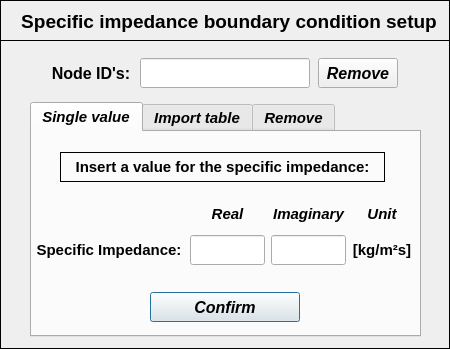
<?xml version="1.0" encoding="UTF-8"?>
<ui version="4.0">
 <class>Dialog</class>
 <widget class="QDialog" name="Dialog">
  <property name="windowModality">
   <enum>Qt::NonModal</enum>
  </property>
  <property name="geometry">
   <rect>
    <x>0</x>
    <y>0</y>
    <width>450</width>
    <height>349</height>
   </rect>
  </property>
  <property name="sizePolicy">
   <sizepolicy hsizetype="Fixed" vsizetype="Fixed">
    <horstretch>0</horstretch>
    <verstretch>0</verstretch>
   </sizepolicy>
  </property>
  <property name="minimumSize">
   <size>
    <width>450</width>
    <height>349</height>
   </size>
  </property>
  <property name="maximumSize">
   <size>
    <width>450</width>
    <height>350</height>
   </size>
  </property>
  <property name="contextMenuPolicy">
   <enum>Qt::DefaultContextMenu</enum>
  </property>
  <property name="windowTitle">
   <string> Set: specific impedance</string>
  </property>
  <property name="windowIcon">
   <iconset>
    <normaloff>../../../../../../Downloads/load - Copia.png</normaloff>../../../../../../Downloads/load - Copia.png</iconset>
  </property>
  <property name="whatsThis">
   <string/>
  </property>
  <widget class="QFrame" name="frame">
   <property name="geometry">
    <rect>
     <x>0</x>
     <y>0</y>
     <width>450</width>
     <height>41</height>
    </rect>
   </property>
   <property name="minimumSize">
    <size>
     <width>450</width>
     <height>0</height>
    </size>
   </property>
   <property name="maximumSize">
    <size>
     <width>450</width>
     <height>16777215</height>
    </size>
   </property>
   <property name="frameShape">
    <enum>QFrame::Box</enum>
   </property>
   <property name="frameShadow">
    <enum>QFrame::Plain</enum>
   </property>
   <property name="lineWidth">
    <number>1</number>
   </property>
   <widget class="QLabel" name="label">
    <property name="geometry">
     <rect>
      <x>4</x>
      <y>6</y>
      <width>450</width>
      <height>30</height>
     </rect>
    </property>
    <property name="minimumSize">
     <size>
      <width>450</width>
      <height>30</height>
     </size>
    </property>
    <property name="maximumSize">
     <size>
      <width>450</width>
      <height>30</height>
     </size>
    </property>
    <property name="font">
     <font>
      <family>Arial</family>
      <pointsize>14</pointsize>
      <weight>75</weight>
      <italic>false</italic>
      <bold>true</bold>
     </font>
    </property>
    <property name="text">
     <string>Specific impedance boundary condition setup</string>
    </property>
    <property name="textFormat">
     <enum>Qt::AutoText</enum>
    </property>
    <property name="alignment">
     <set>Qt::AlignCenter</set>
    </property>
   </widget>
  </widget>
  <widget class="QFrame" name="frame_2">
   <property name="geometry">
    <rect>
     <x>0</x>
     <y>40</y>
     <width>450</width>
     <height>309</height>
    </rect>
   </property>
   <property name="minimumSize">
    <size>
     <width>450</width>
     <height>0</height>
    </size>
   </property>
   <property name="maximumSize">
    <size>
     <width>450</width>
     <height>16777215</height>
    </size>
   </property>
   <property name="sizeIncrement">
    <size>
     <width>0</width>
     <height>0</height>
    </size>
   </property>
   <property name="frameShape">
    <enum>QFrame::Box</enum>
   </property>
   <property name="frameShadow">
    <enum>QFrame::Plain</enum>
   </property>
   <widget class="QTabWidget" name="tabWidget_specific_impedance">
    <property name="geometry">
     <rect>
      <x>30</x>
      <y>62</y>
      <width>391</width>
      <height>235</height>
     </rect>
    </property>
    <property name="minimumSize">
     <size>
      <width>391</width>
      <height>235</height>
     </size>
    </property>
    <property name="maximumSize">
     <size>
      <width>391</width>
      <height>235</height>
     </size>
    </property>
    <property name="font">
     <font>
      <family>Arial</family>
      <pointsize>11</pointsize>
      <weight>75</weight>
      <italic>true</italic>
      <bold>true</bold>
     </font>
    </property>
    <property name="currentIndex">
     <number>0</number>
    </property>
    <widget class="QWidget" name="tab_single_values">
     <attribute name="title">
      <string>Single value</string>
     </attribute>
     <widget class="QPushButton" name="pushButton_single_values_confirm">
      <property name="geometry">
       <rect>
        <x>118</x>
        <y>160</y>
        <width>150</width>
        <height>30</height>
       </rect>
      </property>
      <property name="minimumSize">
       <size>
        <width>150</width>
        <height>30</height>
       </size>
      </property>
      <property name="maximumSize">
       <size>
        <width>150</width>
        <height>30</height>
       </size>
      </property>
      <property name="font">
       <font>
        <family>Arial</family>
        <pointsize>12</pointsize>
        <weight>75</weight>
        <italic>true</italic>
        <bold>true</bold>
       </font>
      </property>
      <property name="text">
       <string>Confirm</string>
      </property>
     </widget>
     <widget class="QWidget" name="gridLayoutWidget">
      <property name="geometry">
       <rect>
        <x>2</x>
        <y>66</y>
        <width>378</width>
        <height>71</height>
       </rect>
      </property>
      <layout class="QGridLayout" name="gridLayout">
       <item row="1" column="2" alignment="Qt::AlignHCenter">
        <widget class="QLineEdit" name="lineEdit_specific_impedance_imag">
         <property name="minimumSize">
          <size>
           <width>75</width>
           <height>30</height>
          </size>
         </property>
         <property name="maximumSize">
          <size>
           <width>75</width>
           <height>30</height>
          </size>
         </property>
         <property name="font">
          <font>
           <family>Arial</family>
           <pointsize>11</pointsize>
           <weight>75</weight>
           <italic>true</italic>
           <bold>true</bold>
          </font>
         </property>
         <property name="styleSheet">
          <string notr="true">color: rgb(255, 0, 0);</string>
         </property>
         <property name="text">
          <string/>
         </property>
         <property name="alignment">
          <set>Qt::AlignCenter</set>
         </property>
        </widget>
       </item>
       <item row="1" column="1" alignment="Qt::AlignHCenter">
        <widget class="QLineEdit" name="lineEdit_specific_impedance_real">
         <property name="minimumSize">
          <size>
           <width>75</width>
           <height>30</height>
          </size>
         </property>
         <property name="maximumSize">
          <size>
           <width>75</width>
           <height>30</height>
          </size>
         </property>
         <property name="font">
          <font>
           <family>Arial</family>
           <pointsize>11</pointsize>
           <weight>75</weight>
           <italic>true</italic>
           <bold>true</bold>
          </font>
         </property>
         <property name="styleSheet">
          <string notr="true">color: rgb(255, 0, 0);</string>
         </property>
         <property name="text">
          <string/>
         </property>
         <property name="alignment">
          <set>Qt::AlignCenter</set>
         </property>
        </widget>
       </item>
       <item row="1" column="3">
        <widget class="QLabel" name="label_13">
         <property name="minimumSize">
          <size>
           <width>60</width>
           <height>30</height>
          </size>
         </property>
         <property name="maximumSize">
          <size>
           <width>60</width>
           <height>30</height>
          </size>
         </property>
         <property name="font">
          <font>
           <family>Arial</family>
           <pointsize>11</pointsize>
           <italic>false</italic>
          </font>
         </property>
         <property name="text">
          <string>[kg/m²s]</string>
         </property>
         <property name="alignment">
          <set>Qt::AlignCenter</set>
         </property>
        </widget>
       </item>
       <item row="0" column="3">
        <widget class="QLabel" name="label_5">
         <property name="minimumSize">
          <size>
           <width>60</width>
           <height>25</height>
          </size>
         </property>
         <property name="maximumSize">
          <size>
           <width>60</width>
           <height>25</height>
          </size>
         </property>
         <property name="font">
          <font>
           <family>Arial</family>
           <pointsize>11</pointsize>
           <weight>75</weight>
           <italic>true</italic>
           <bold>true</bold>
          </font>
         </property>
         <property name="frameShape">
          <enum>QFrame::NoFrame</enum>
         </property>
         <property name="frameShadow">
          <enum>QFrame::Raised</enum>
         </property>
         <property name="text">
          <string>Unit</string>
         </property>
         <property name="alignment">
          <set>Qt::AlignCenter</set>
         </property>
        </widget>
       </item>
       <item row="0" column="2">
        <widget class="QLabel" name="label_8">
         <property name="minimumSize">
          <size>
           <width>75</width>
           <height>25</height>
          </size>
         </property>
         <property name="maximumSize">
          <size>
           <width>75</width>
           <height>25</height>
          </size>
         </property>
         <property name="font">
          <font>
           <family>Arial</family>
           <pointsize>11</pointsize>
           <weight>75</weight>
           <italic>true</italic>
           <bold>true</bold>
          </font>
         </property>
         <property name="frameShape">
          <enum>QFrame::NoFrame</enum>
         </property>
         <property name="frameShadow">
          <enum>QFrame::Raised</enum>
         </property>
         <property name="text">
          <string>Imaginary</string>
         </property>
         <property name="alignment">
          <set>Qt::AlignCenter</set>
         </property>
        </widget>
       </item>
       <item row="0" column="1">
        <widget class="QLabel" name="label_7">
         <property name="minimumSize">
          <size>
           <width>75</width>
           <height>25</height>
          </size>
         </property>
         <property name="maximumSize">
          <size>
           <width>75</width>
           <height>25</height>
          </size>
         </property>
         <property name="font">
          <font>
           <family>Arial</family>
           <pointsize>11</pointsize>
           <weight>75</weight>
           <italic>true</italic>
           <bold>true</bold>
          </font>
         </property>
         <property name="frameShape">
          <enum>QFrame::NoFrame</enum>
         </property>
         <property name="frameShadow">
          <enum>QFrame::Raised</enum>
         </property>
         <property name="text">
          <string>Real</string>
         </property>
         <property name="alignment">
          <set>Qt::AlignCenter</set>
         </property>
        </widget>
       </item>
       <item row="1" column="0">
        <widget class="QLabel" name="label_6">
         <property name="enabled">
          <bool>true</bool>
         </property>
         <property name="minimumSize">
          <size>
           <width>148</width>
           <height>30</height>
          </size>
         </property>
         <property name="maximumSize">
          <size>
           <width>16777215</width>
           <height>30</height>
          </size>
         </property>
         <property name="font">
          <font>
           <family>Arial</family>
           <pointsize>11</pointsize>
           <italic>false</italic>
          </font>
         </property>
         <property name="text">
          <string>Specific Impedance:</string>
         </property>
         <property name="alignment">
          <set>Qt::AlignCenter</set>
         </property>
        </widget>
       </item>
      </layout>
     </widget>
     <widget class="QLabel" name="label_20">
      <property name="enabled">
       <bool>true</bool>
      </property>
      <property name="geometry">
       <rect>
        <x>28</x>
        <y>20</y>
        <width>325</width>
        <height>30</height>
       </rect>
      </property>
      <property name="minimumSize">
       <size>
        <width>325</width>
        <height>30</height>
       </size>
      </property>
      <property name="maximumSize">
       <size>
        <width>325</width>
        <height>30</height>
       </size>
      </property>
      <property name="font">
       <font>
        <family>Arial</family>
        <pointsize>11</pointsize>
        <weight>75</weight>
        <italic>false</italic>
        <bold>true</bold>
       </font>
      </property>
      <property name="frameShape">
       <enum>QFrame::Box</enum>
      </property>
      <property name="text">
       <string>Insert a value for the specific impedance:</string>
      </property>
      <property name="alignment">
       <set>Qt::AlignCenter</set>
      </property>
     </widget>
    </widget>
    <widget class="QWidget" name="tab_table_values">
     <attribute name="title">
      <string>Import table</string>
     </attribute>
     <widget class="QToolButton" name="toolButton_load_table">
      <property name="enabled">
       <bool>true</bool>
      </property>
      <property name="geometry">
       <rect>
        <x>308</x>
        <y>74</y>
        <width>65</width>
        <height>30</height>
       </rect>
      </property>
      <property name="sizePolicy">
       <sizepolicy hsizetype="Expanding" vsizetype="Fixed">
        <horstretch>0</horstretch>
        <verstretch>0</verstretch>
       </sizepolicy>
      </property>
      <property name="minimumSize">
       <size>
        <width>65</width>
        <height>30</height>
       </size>
      </property>
      <property name="maximumSize">
       <size>
        <width>65</width>
        <height>30</height>
       </size>
      </property>
      <property name="font">
       <font>
        <family>Arial</family>
        <pointsize>11</pointsize>
        <weight>75</weight>
        <italic>true</italic>
        <bold>true</bold>
       </font>
      </property>
      <property name="text">
       <string>Search</string>
      </property>
      <property name="autoRaise">
       <bool>false</bool>
      </property>
      <property name="arrowType">
       <enum>Qt::NoArrow</enum>
      </property>
     </widget>
     <widget class="QLineEdit" name="line_load_table_path">
      <property name="enabled">
       <bool>true</bool>
      </property>
      <property name="geometry">
       <rect>
        <x>16</x>
        <y>74</y>
        <width>287</width>
        <height>30</height>
       </rect>
      </property>
      <property name="minimumSize">
       <size>
        <width>287</width>
        <height>30</height>
       </size>
      </property>
      <property name="maximumSize">
       <size>
        <width>287</width>
        <height>30</height>
       </size>
      </property>
      <property name="font">
       <font>
        <family>Arial</family>
        <pointsize>8</pointsize>
        <weight>50</weight>
        <italic>false</italic>
        <bold>false</bold>
       </font>
      </property>
      <property name="alignment">
       <set>Qt::AlignCenter</set>
      </property>
     </widget>
     <widget class="QPushButton" name="pushButton_table_values_confirm">
      <property name="geometry">
       <rect>
        <x>118</x>
        <y>160</y>
        <width>150</width>
        <height>30</height>
       </rect>
      </property>
      <property name="font">
       <font>
        <family>Arial</family>
        <pointsize>12</pointsize>
        <weight>75</weight>
        <italic>true</italic>
        <bold>true</bold>
       </font>
      </property>
      <property name="text">
       <string>Confirm</string>
      </property>
     </widget>
     <widget class="QSpinBox" name="spinBox">
      <property name="geometry">
       <rect>
        <x>234</x>
        <y>118</y>
        <width>42</width>
        <height>25</height>
       </rect>
      </property>
      <property name="maximum">
       <number>10</number>
      </property>
     </widget>
     <widget class="QLabel" name="label_9">
      <property name="geometry">
       <rect>
        <x>72</x>
        <y>118</y>
        <width>160</width>
        <height>25</height>
       </rect>
      </property>
      <property name="minimumSize">
       <size>
        <width>160</width>
        <height>25</height>
       </size>
      </property>
      <property name="maximumSize">
       <size>
        <width>160</width>
        <height>25</height>
       </size>
      </property>
      <property name="font">
       <font>
        <family>Arial</family>
        <pointsize>11</pointsize>
        <weight>75</weight>
        <italic>false</italic>
        <bold>true</bold>
       </font>
      </property>
      <property name="text">
       <string>Header rows to skip:</string>
      </property>
      <property name="alignment">
       <set>Qt::AlignCenter</set>
      </property>
     </widget>
     <widget class="QLabel" name="label_19">
      <property name="enabled">
       <bool>true</bool>
      </property>
      <property name="geometry">
       <rect>
        <x>36</x>
        <y>22</y>
        <width>312</width>
        <height>30</height>
       </rect>
      </property>
      <property name="font">
       <font>
        <family>Arial</family>
        <pointsize>11</pointsize>
        <weight>75</weight>
        <italic>false</italic>
        <bold>true</bold>
       </font>
      </property>
      <property name="frameShape">
       <enum>QFrame::Box</enum>
      </property>
      <property name="text">
       <string>Select a table of values to be imported:</string>
      </property>
      <property name="alignment">
       <set>Qt::AlignCenter</set>
      </property>
     </widget>
    </widget>
    <widget class="QWidget" name="tab">
     <attribute name="title">
      <string>Remove</string>
     </attribute>
     <widget class="QPushButton" name="pushButton_remove_bc_confirm_2">
      <property name="geometry">
       <rect>
        <x>138</x>
        <y>170</y>
        <width>110</width>
        <height>30</height>
       </rect>
      </property>
      <property name="minimumSize">
       <size>
        <width>110</width>
        <height>30</height>
       </size>
      </property>
      <property name="maximumSize">
       <size>
        <width>110</width>
        <height>30</height>
       </size>
      </property>
      <property name="font">
       <font>
        <family>Arial</family>
        <pointsize>12</pointsize>
        <weight>75</weight>
        <italic>true</italic>
        <bold>true</bold>
       </font>
      </property>
      <property name="text">
       <string>Remove</string>
      </property>
     </widget>
     <widget class="QTreeWidget" name="treeWidget_specific_impedance">
      <property name="geometry">
       <rect>
        <x>52</x>
        <y>42</y>
        <width>282</width>
        <height>120</height>
       </rect>
      </property>
      <property name="minimumSize">
       <size>
        <width>282</width>
        <height>120</height>
       </size>
      </property>
      <property name="maximumSize">
       <size>
        <width>282</width>
        <height>120</height>
       </size>
      </property>
      <property name="font">
       <font>
        <family>Arial</family>
        <italic>true</italic>
       </font>
      </property>
      <property name="indentation">
       <number>0</number>
      </property>
      <column>
       <property name="text">
        <string>Nodes</string>
       </property>
       <property name="font">
        <font>
         <family>Arial</family>
         <pointsize>10</pointsize>
         <weight>75</weight>
         <italic>true</italic>
         <bold>true</bold>
        </font>
       </property>
       <property name="textAlignment">
        <set>AlignCenter</set>
       </property>
      </column>
      <column>
       <property name="text">
        <string>Values</string>
       </property>
       <property name="font">
        <font>
         <family>Arial</family>
         <pointsize>10</pointsize>
         <weight>75</weight>
         <italic>true</italic>
         <bold>true</bold>
        </font>
       </property>
       <property name="textAlignment">
        <set>AlignCenter</set>
       </property>
      </column>
     </widget>
     <widget class="QLabel" name="label_29">
      <property name="geometry">
       <rect>
        <x>8</x>
        <y>6</y>
        <width>369</width>
        <height>30</height>
       </rect>
      </property>
      <property name="minimumSize">
       <size>
        <width>0</width>
        <height>30</height>
       </size>
      </property>
      <property name="maximumSize">
       <size>
        <width>16777215</width>
        <height>30</height>
       </size>
      </property>
      <property name="font">
       <font>
        <family>Arial</family>
        <pointsize>11</pointsize>
        <weight>75</weight>
        <italic>false</italic>
        <bold>true</bold>
       </font>
      </property>
      <property name="frameShape">
       <enum>QFrame::Box</enum>
      </property>
      <property name="text">
       <string>Select a node to remove the specific impedance:</string>
      </property>
      <property name="textFormat">
       <enum>Qt::AutoText</enum>
      </property>
      <property name="alignment">
       <set>Qt::AlignCenter</set>
      </property>
     </widget>
    </widget>
   </widget>
   <widget class="QLineEdit" name="lineEdit_nodeID">
    <property name="geometry">
     <rect>
      <x>140</x>
      <y>18</y>
      <width>170</width>
      <height>30</height>
     </rect>
    </property>
    <property name="minimumSize">
     <size>
      <width>170</width>
      <height>0</height>
     </size>
    </property>
    <property name="maximumSize">
     <size>
      <width>170</width>
      <height>16777215</height>
     </size>
    </property>
    <property name="font">
     <font>
      <family>Arial</family>
      <pointsize>11</pointsize>
      <weight>75</weight>
      <italic>true</italic>
      <bold>true</bold>
     </font>
    </property>
    <property name="focusPolicy">
     <enum>Qt::ClickFocus</enum>
    </property>
    <property name="styleSheet">
     <string notr="true">color: rgb(0, 0, 255);</string>
    </property>
    <property name="text">
     <string/>
    </property>
    <property name="alignment">
     <set>Qt::AlignCenter</set>
    </property>
   </widget>
   <widget class="QPushButton" name="pushButton_remove_bc_confirm">
    <property name="geometry">
     <rect>
      <x>318</x>
      <y>18</y>
      <width>80</width>
      <height>30</height>
     </rect>
    </property>
    <property name="minimumSize">
     <size>
      <width>80</width>
      <height>30</height>
     </size>
    </property>
    <property name="maximumSize">
     <size>
      <width>80</width>
      <height>30</height>
     </size>
    </property>
    <property name="font">
     <font>
      <family>Arial</family>
      <pointsize>12</pointsize>
      <weight>75</weight>
      <italic>true</italic>
      <bold>true</bold>
     </font>
    </property>
    <property name="text">
     <string>Remove</string>
    </property>
   </widget>
   <widget class="QLabel" name="label_2">
    <property name="geometry">
     <rect>
      <x>46</x>
      <y>18</y>
      <width>90</width>
      <height>30</height>
     </rect>
    </property>
    <property name="minimumSize">
     <size>
      <width>90</width>
      <height>30</height>
     </size>
    </property>
    <property name="maximumSize">
     <size>
      <width>90</width>
      <height>30</height>
     </size>
    </property>
    <property name="font">
     <font>
      <family>Arial</family>
      <pointsize>12</pointsize>
      <weight>75</weight>
      <italic>false</italic>
      <bold>true</bold>
     </font>
    </property>
    <property name="text">
     <string>Node ID's:</string>
    </property>
    <property name="alignment">
     <set>Qt::AlignCenter</set>
    </property>
   </widget>
  </widget>
 </widget>
 <tabstops>
  <tabstop>tabWidget_specific_impedance</tabstop>
  <tabstop>pushButton_single_values_confirm</tabstop>
  <tabstop>line_load_table_path</tabstop>
  <tabstop>toolButton_load_table</tabstop>
 </tabstops>
 <resources/>
 <connections/>
</ui>
